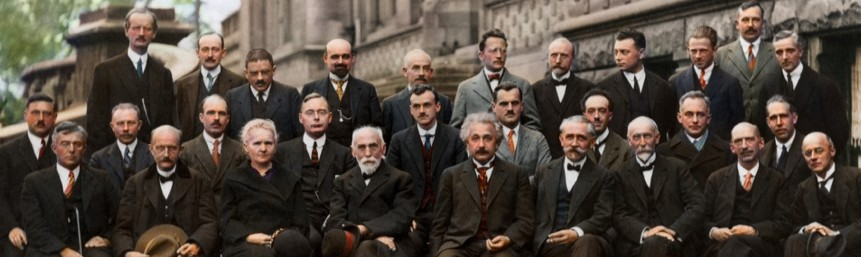
#> input picture SourceCode/faces.jpg, 861 x 257 px, given in place of the camera
$ python Detector_20181224195634.py
#> lines starting #> are read from the running program, lines starting #| are printed output that depends on the picture
### SourceCode/Utils.py
import numpy as np
from PIL import Image
from HaarLikeFeature import FeatureType
from functools import partial
import os
import cv2
from random import shuffle
import pickle
from sklearn.cluster import MeanShift


# [10 lines left out: function loadImages, not called in this run]

def varianceNormalize(img):
    #img = img - img.mean()
    img_std = img.std()
    if(img_std):
        return (img/img.std())
    else:
        return img

# [24 lines left out: functions saveObject, loadObject, preProcess, not called in this run]

def meanShift(points):
    clustering = MeanShift().fit(points)
    return clustering.cluster_centers_


# [55 lines left out: function non_max_suppression_fast, not called in this run]

'''
def reconstruct(classifiers, img_size):
    """
    Creates an image by putting all given classifiers on top of each other
    producing an archetype of the learned class of object.
    """
    image = np.zeros(img_size)
    for c in classifiers:
        # map polarity: -1 -> 0, 1 -> 1
        polarity = pow(1 + c.polarity, 2)/4
        if c.type == FeatureType.TWO_VERTICAL:
            for x in range(c.width):
                sign = polarity
                for y in range(c.height):
                    if y >= c.height/2:
                        sign = (sign + 1) % 2
                    image[c.top_left[1] + y, c.top_left[0] + x] += 1 * sign * c.weight
        elif c.type == FeatureType.TWO_HORIZONTAL:
            sign = polarity
            for x in range(c.width):
                if x >= c.width/2:
                    sign = (sign + 1) % 2
                for y in range(c.height):
                    image[c.top_left[0] + x, c.top_left[1] + y] += 1 * sign * c.weight
        elif c.type == FeatureType.THREE_HORIZONTAL:
            sign = polarity
            for x in range(c.width):
                if x % c.width/3 == 0:
                    sign = (sign + 1) % 2
                for y in range(c.height):
                    image[c.top_left[0] + x, c.top_left[1] + y] += 1 * sign * c.weight
        elif c.type == FeatureType.THREE_VERTICAL:
            for x in range(c.width):
                sign = polarity
                for y in range(c.height):
                    if x % c.height/3 == 0:
                        sign = (sign + 1) % 2
                    image[c.top_left[0] + x, c.top_left[1] + y] += 1 * sign * c.weight
        elif c.type == FeatureType.FOUR:
            sign = polarity
            for x in range(c.width):
                if x % c.width/2 == 0:
                    sign = (sign + 1) % 2
                for y in range(c.height):
                    if x % c.height/2 == 0:
                        sign = (sign + 1) % 2
                    image[c.top_left[0] + x, c.top_left[1] + y] += 1 * sign * c.weight
    image -= image.min()
    image /= image.max()
    image *= 255
    result = Image.fromarray(image.astype(np.uint8))
    return result
'''

### SourceCode/Cascade.py
import AdaBoost as AB
import os
import numpy as np
from math import log
from random import shuffle
import Utils

class Cascade(object):
    def __init__(self,path="../Cascade"):
        self.stages = []
        self.stages_num=0
        self.achieved_fpr_dr = [1.0,1.0]
        self.cascade_path = path
        self.read_prev_stages(path)

    def read_prev_stages(self,path):
        try:
            for stage_file in sorted(os.listdir(path)):
                stage = Utils.loadObject(path+stage_file)
                self.stages.append(stage)
                print(stage_file +" (fpr,dr) = {1}".format(len(self.stages),stage.fpr_dr))
            self.stages_num = len(self.stages)
            if(self.stages_num>0):
                self.achived_fpr_dr = self.stages[-1].fpr_dr # actually stage fpr_dr is all cascade fpr_dr till that stage
            else:
                print("No previous stages read ...")
        except:
            print("No previous stages read ...")
            return

    # [43 lines left out: function train, not called in this run]


    def predict(self,iis):
        """
        This fucntion take list of integral images
        return indices where face exist
        """
        iis=np.array(iis)
        iis_indicies = np.array(range(len(iis)))
        for stage in self.stages:
            result = stage.predict(iis[iis_indicies])
            iis_indicies = iis_indicies[result]
        return iis_indicies

    # [9 lines left out: function evaluate, not called in this run]


### SourceCode/.history/Detector_20181224195634.py
from IntegralImage import toIntegralImage as toII
import cv2
import numpy as np
import random
from Cascade import Cascade
import itertools
from math import ceil
from functools import partial
from Utils import *
base_detector_width = 24.


def detect(image,Evaluator,w=80,offset_w=10,offset_h=10):
    all_detected_squares = []
    image_parts_ranges=[]
    image_parts_values=[]
    h=w
    while(h < image.shape[0] and w<image.shape[1]):
        r = list(range(0, image.shape[0]-h-1,int(offset_h)))
        c = list(range(0,image.shape[1]-w-1,int(offset_w)))
        new_range =  list(itertools.product(r, c))
        image_parts_ranges += list(itertools.product(r, c))
        image_parts_values += list(map(lambda p: np.array(image[p[0]:p[0]+h, p[1]:p[1]+w]),new_range))
        offset_w = min(2,offset_w+2)
        offset_h = min(2,offset_h+2)
        w = int(round(w*1.25))
        h=w

    # [9 lines of commented-out code are left out]
    print("Processing...")
    ii_parts_values =[cv2.integral(varianceNormalize(cv2.resize(img,(24,24))))[1:,1:] for img in image_parts_values]
    print("Detectiong...")
    all_detected_squares = [(image_parts_ranges[i],image_parts_values[i].shape) for i in Evaluator.predict(ii_parts_values)]
    print("Done...")
    return all_detected_squares

'''
def detectScaleDetector(ii,Evaluator):
    w_h_pairs=[]
    all_detected_squares = []
    w = 80 # width and height are equals as i will scan image in squares
    h = int(1.25*(w))
    offset_w = 10
    offset_h = 10
    ii_parts_ranges=[]
    ii_parts_values=[]
    while(w < ii.shape[0] and w<ii.shape[1]):
        r = list(range(0, ii.shape[0]-h,offset_h))
        c = list(range(0,ii.shape[1]-w,offset_w))
        ii_parts_ranges = list(itertools.product(r, c))
        ii_parts_values = list(map(lambda p: ii[p[0]:p[0]+h, p[1]:p[1]+w],ii_parts_ranges))
        ii_parts_values = [cv2.resize(ii,(24,24)) for ii in ii_parts_values]
        all_detected_squares += [ii_parts_ranges[i] for i in Evaluator.predict(ii_parts_values,(1,1)] #(w/24.,h/24.)
        offset_w += 1
        offset_h += 1
        if(len(all_detected_squares)):
            w_h_pairs.append((len(all_detected_squares), w,h))
        w = int(round(w*1.5))
    return all_detected_squares,w_h_pairs
'''

def tryOnImage(img_file,Evaluator,w):
    img = cv2.imread(img_file)
    gray = cv2.cvtColor(img, cv2.COLOR_BGR2GRAY)
    gray = cv2.GaussianBlur(gray,(3,3),2)
    cv2.imshow('resized',gray)
    cv2.waitKey(0)
    recs = detect(gray,Evaluator,w,2,2)
    recs = np.array([[recs[i][0][1],recs[i][0][0],recs[i][0][1]+recs[i][1][1],recs[i][0][0]+recs[i][1][0]] for i in range(len(recs))])
    recs = non_max_suppression_fast(recs,.1)
    [cv2.rectangle(img,(rec[0],rec[1]),(rec[2],rec[3]), (0, 0,255), 2) for rec in recs ]
    cv2.imshow('img',img)
    cv2.waitKey(0)
    cv2.imwrite('detected'+img_file,img)
    cv2.waitKey(0)


def main():
    Evaluator = Cascade('../Cascade/')
    #tryOnImage('faces.jpg',Evaluator,20)
    #cap = cv2.VideoCapture(0)
    while(True):
        cap = cv2.VideoCapture(0)
        ret,frame = cap.read()
#> frame is the input picture: shape (257, 861, 3); mean B, G, R 61.6, 70.7, 81.1
        gray = cv2.cvtColor(frame, cv2.COLOR_BGR2GRAY)
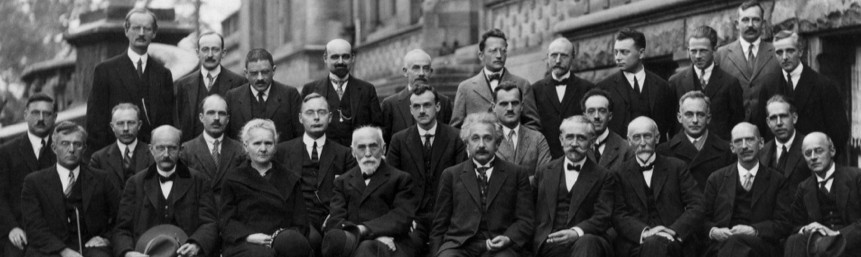
#> gray: shape (257, 861); min 0, max 241, mean 72.8
        #cv2.imshow('frame',gray)
        #cv2.waitKey(0);
        gray = cv2.blur(gray,(5,5))
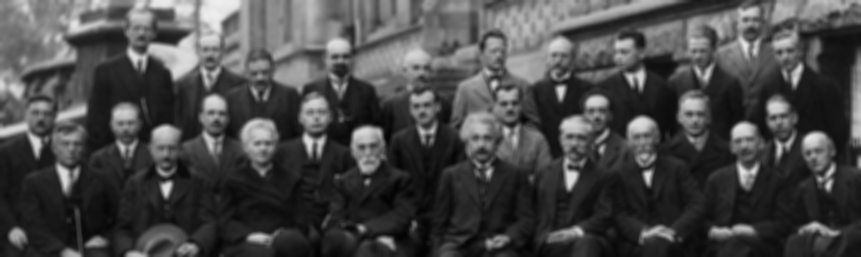
#> gray: shape (257, 861); min 2, max 239, mean 72.8
        recs = detect(gray,Evaluator)
#> after the loop in detect, `while(h < image.shape[0] and w<image.shape[1]):`: image_parts_ranges = 85103 items
#> in varianceNormalize, `img_std = img.std()`: img_std = 37.3
#> in varianceNormalize (call 36), `img_std = img.std()`: img_std = 31.94
#> in varianceNormalize (call 36), `return (img/img.std())`:
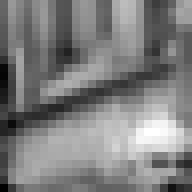
#> returned value: shape (24, 24) float64 (shown 8 times larger); min 1.06, max 6.61, mean 3.83; drawn with min black and max white
#> in varianceNormalize (call 37), `img_std = img.std()`: img_std = 30.26
#> in varianceNormalize (call 37), `return (img/img.std())`:
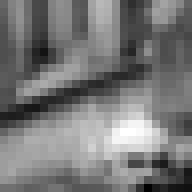
#> returned value: shape (24, 24) float64 (shown 8 times larger); min 1.52, max 6.97, mean 4.07; drawn with min black and max white
#> in varianceNormalize (call 38), `img_std = img.std()`: img_std = 31.47
#> in varianceNormalize (call 38), `return (img/img.std())`:
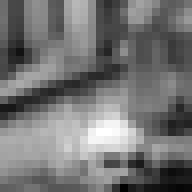
#> returned value: shape (24, 24) float64 (shown 8 times larger); min 1.46, max 6.71, mean 3.85; drawn with min black and max white
#> in varianceNormalize (call 39), `img_std = img.std()`: img_std = 31.51
#> in varianceNormalize (call 39), `return (img/img.std())`:
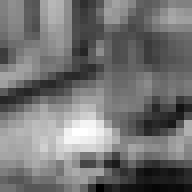
#> returned value: shape (24, 24) float64 (shown 8 times larger); min 1.46, max 6.7, mean 3.83; drawn with min black and max white
#> in varianceNormalize (call 40), `img_std = img.std()`: img_std = 31.37
#> in varianceNormalize (call 40), `return (img/img.std())`:
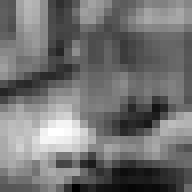
#> returned value: shape (24, 24) float64 (shown 8 times larger); min 1.47, max 6.73, mean 3.83; drawn with min black and max white
#> in detect, `ii_parts_values =[cv2.integral(varianceNormalize(cv2.resize(img,(24,24..`: ii_parts_values = 85103 items
        recs = np.array([[recs[i][0][1],recs[i][0][0],recs[i][0][1]+recs[i][1][1],recs[i][0][0]+recs[i][1][0]] for i in range(len(recs))])
        recs = non_max_suppression_fast(recs,.1)
        [cv2.rectangle(frame,(rec[0],rec[1]),(rec[2],rec[3]), (0, 0,255), 2) for rec in recs ]

        cv2.imshow('frame',frame)
        if(cv2.waitKey(0) & 0xFF == ord('q')):
            break
        cap.release()


    cv2.destroyAllWindows()

if __name__ == "__main__":
#> (the run stopped early here; a loop or call above may not have finished)
